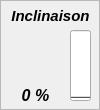
  <widget class="QFrame" name="frame_6">
   <property name="geometry">
    <rect>
     <x>230</x>
     <y>130</y>
     <width>100</width>
     <height>110</height>
    </rect>
   </property>
   <property name="minimumSize">
    <size>
     <width>100</width>
     <height>110</height>
    </size>
   </property>
   <property name="maximumSize">
    <size>
     <width>100</width>
     <height>110</height>
    </size>
   </property>
   <property name="toolTipDuration">
    <number>-1</number>
   </property>
   <property name="frameShape">
    <enum>QFrame::StyledPanel</enum>
   </property>
   <property name="frameShadow">
    <enum>QFrame::Plain</enum>
   </property>
   <widget class="QLabel" name="label_7">
    <property name="geometry">
     <rect>
      <x>0</x>
      <y>0</y>
      <width>101</width>
      <height>31</height>
     </rect>
    </property>
    <property name="font">
     <font>
      <pointsize>11</pointsize>
      <weight>75</weight>
      <italic>true</italic>
      <bold>true</bold>
      <underline>false</underline>
     </font>
    </property>
    <property name="text">
     <string>Inclinaison</string>
    </property>
    <property name="alignment">
     <set>Qt::AlignCenter</set>
    </property>
   </widget>
   <widget class="QLabel" name="label_ch7">
    <property name="geometry">
     <rect>
      <x>0</x>
      <y>80</y>
      <width>71</width>
      <height>31</height>
     </rect>
    </property>
    <property name="font">
     <font>
      <pointsize>12</pointsize>
      <weight>75</weight>
      <italic>true</italic>
      <bold>true</bold>
     </font>
    </property>
    <property name="text">
     <string>0 %</string>
    </property>
    <property name="alignment">
     <set>Qt::AlignCenter</set>
    </property>
   </widget>
   <widget class="QProgressBar" name="progressBar_ch7">
    <property name="geometry">
     <rect>
      <x>70</x>
      <y>30</y>
      <width>21</width>
      <height>71</height>
     </rect>
    </property>
    <property name="sizePolicy">
     <sizepolicy hsizetype="Fixed" vsizetype="Expanding">
      <horstretch>0</horstretch>
      <verstretch>0</verstretch>
     </sizepolicy>
    </property>
    <property name="maximum">
     <number>1</number>
    </property>
    <property name="value">
     <number>0</number>
    </property>
    <property name="alignment">
     <set>Qt::AlignCenter</set>
    </property>
    <property name="textVisible">
     <bool>false</bool>
    </property>
    <property name="orientation">
     <enum>Qt::Vertical</enum>
    </property>
    <property name="invertedAppearance">
     <bool>false</bool>
    </property>
    <property name="textDirection">
     <enum>QProgressBar::TopToBottom</enum>
    </property>
   </widget>
   <widget class="QLabel" name="icon_ch7">
    <property name="geometry">
     <rect>
      <x>10</x>
      <y>30</y>
      <width>51</width>
      <height>51</height>
     </rect>
    </property>
    <property name="toolTip">
     <string/>
    </property>
    <property name="toolTipDuration">
     <number>-1</number>
    </property>
    <property name="text">
     <string/>
    </property>
    <property name="pixmap">
     <pixmap resource="resources.qrc">:/resources/img/resources/img/Triangle-ruler-icon.png</pixmap>
    </property>
    <property name="scaledContents">
     <bool>true</bool>
    </property>
   </widget>
  </widget>
